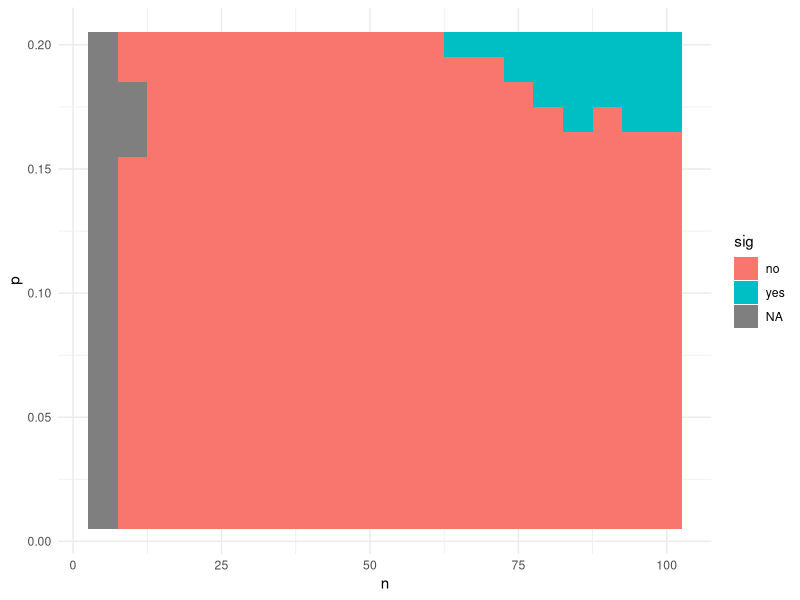
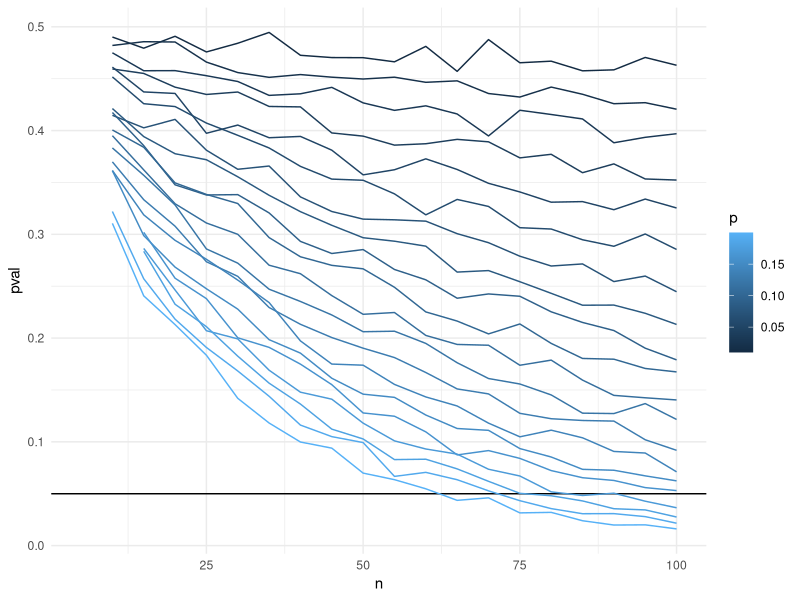
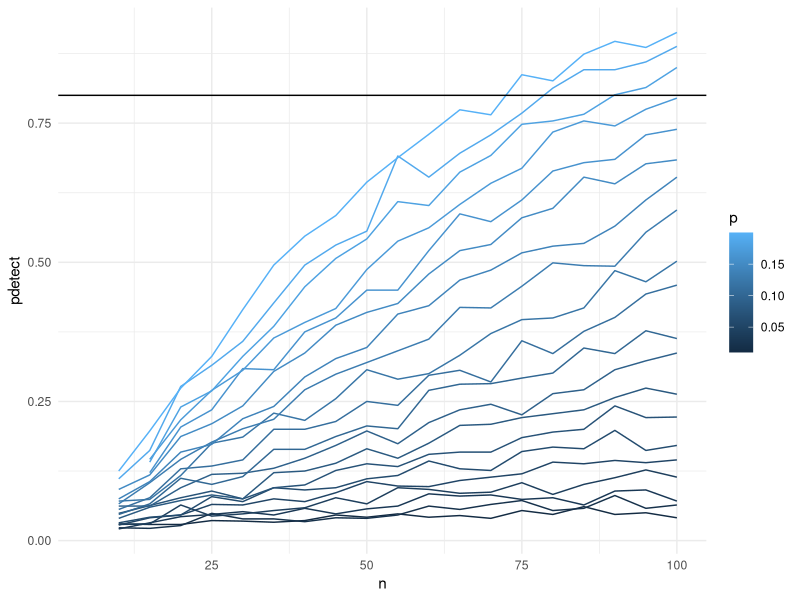

These charts were generated, in order, by the following R code: (Note: this script raises an error after producing the figures.)
## Model only with TriMAP 0.1 and 1 distance factors

library(tidyverse)

set.seed(20250107)

##### To conduct power analysis

p1 <- 0.609 ## from collected data
p2_seq <- p1 + seq(0.01, 0.2, 0.01) ## from collected data (0.689)
ntrials <- 1000
n_seq <- seq(5, 100, 5)

prob <- NULL
for (j in 1:length(n_seq)) {
  for (k in 1:length(p2_seq)) {
    n <- n_seq[j]
    p2 <- p2_seq[k]
    dif <- NULL; pval <- NULL; pdetect <- NULL
    for (i in 1:ntrials) {
      d1 <- rbinom(n, 1, p1)
      d2 <- rbinom(n, 1, p2)
      dif <- c(dif, (sum(d1)-sum(d2))/n)
      pval <- c(pval, prop.test(x=c(sum(d1), sum(d2)), n=c(n, n),
                                alternative="less")$p.value)
      pdetect <- c(pdetect,
                   ifelse(prop.test(x=c(sum(d1), sum(d2)), n=c(n, n),
                                    alternative="less")$p.value < 0.05, 1, 0))
    }
    prob <- rbind(prob, cbind(n, p2, mean(dif), mean(pval), sum(pdetect)/ntrials))
  }
  cat(j, "\n")
}

prob_tb <- tibble(n = prob[,1],
                  p = prob[,2]-p1,
                  dif = prob[,3],
                  pval = prob[,4],
                  pdetect = prob[,5]
) |>
  mutate(sig = ifelse(pval < 0.05, "yes", "no"))
ggplot(prob_tb, aes(x=n, y=p, fill=sig)) +
  geom_tile() +
  theme_minimal()

ggplot(prob_tb, aes(x=n, y=pval, group=p, colour=p)) +
  geom_hline(yintercept=0.05) +
  geom_line() +
  theme_minimal()

ggplot(prob_tb, aes(x=n, y=pdetect, group=p, colour=p)) +
  geom_line() +
  geom_hline(yintercept = 0.8) +
  theme_minimal()

## Run only once
write_rds(prob_tb, "data/trimap_0.1_1_three_clust_sample_size_determination.rds")
